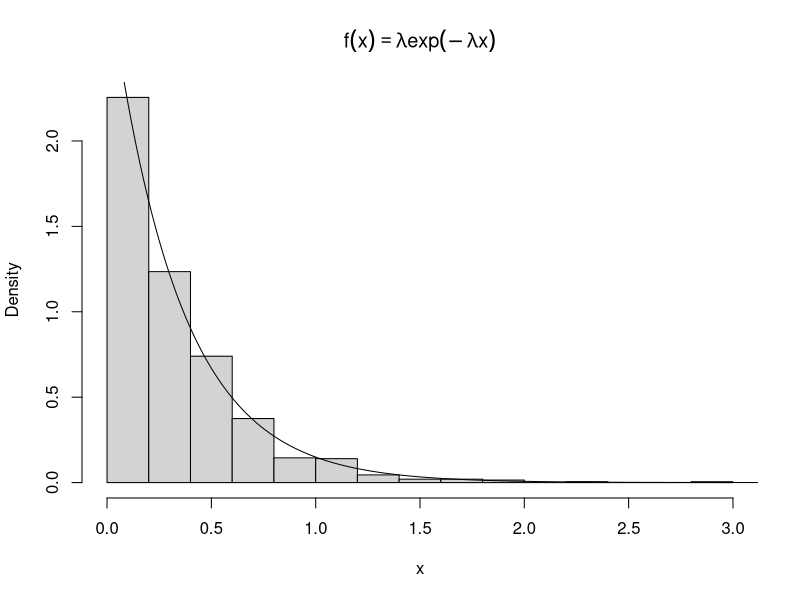

Here is the R script that generated this plot:
# 设置工作路径
setwd("D:\\softwares\\applied statistics\\rcodelearning\\chap11\\sourcecode")
# 样本量
samplesize <- 1000
# 参数lambda
lambda <- 3
# 01均匀分布随机数
u <- runif(samplesize)
# 逆变换法生成特定分布
x <- -log(1 - u) / lambda
y <- seq(0, 10, length = 1000)
# 开始绘图
dev.new()
# 保存文件
pdf("../codeimage/code2.pdf")
# 绘制该随机变量的直方图
hist(
    x, # 样本
    prob = TRUE, # 密度直方图
    main = expression(f(x) == lambda * exp(-lambda * x))
)
lines(y, lambda * exp(-lambda * y))
# 关闭图形
dev.off()
# 关闭文件
dev.off()
# 保存工作空间
save.image("R2.RData")
